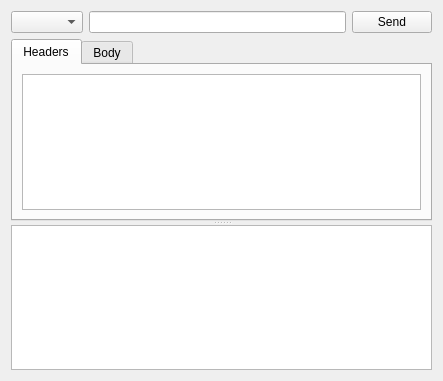
<?xml version="1.0" encoding="UTF-8"?>
<ui version="4.0">
 <class>Form</class>
 <widget class="QWidget" name="Form">
  <property name="geometry">
   <rect>
    <x>0</x>
    <y>0</y>
    <width>443</width>
    <height>381</height>
   </rect>
  </property>
  <property name="windowTitle">
   <string>Form</string>
  </property>
  <layout class="QVBoxLayout" name="verticalLayout">
   <item>
    <layout class="QHBoxLayout" name="horizontalLayout">
     <item>
      <widget class="QComboBox" name="cbox_request_type"/>
     </item>
     <item>
      <widget class="QLineEdit" name="le_url"/>
     </item>
     <item>
      <widget class="QPushButton" name="pb_send">
       <property name="text">
        <string>Send</string>
       </property>
      </widget>
     </item>
    </layout>
   </item>
   <item>
    <widget class="QSplitter" name="splitter">
     <property name="orientation">
      <enum>Qt::Vertical</enum>
     </property>
     <widget class="QTabWidget" name="tabWidget">
      <property name="currentIndex">
       <number>0</number>
      </property>
      <widget class="QWidget" name="tab_headers">
       <attribute name="title">
        <string>Headers</string>
       </attribute>
       <layout class="QVBoxLayout" name="verticalLayout_2">
        <item>
         <widget class="QTableView" name="tableview_headers"/>
        </item>
       </layout>
      </widget>
      <widget class="QWidget" name="tab_body">
       <attribute name="title">
        <string>Body</string>
       </attribute>
      </widget>
     </widget>
     <widget class="QTextEdit" name="te_response"/>
    </widget>
   </item>
  </layout>
 </widget>
 <resources/>
 <connections/>
</ui>
